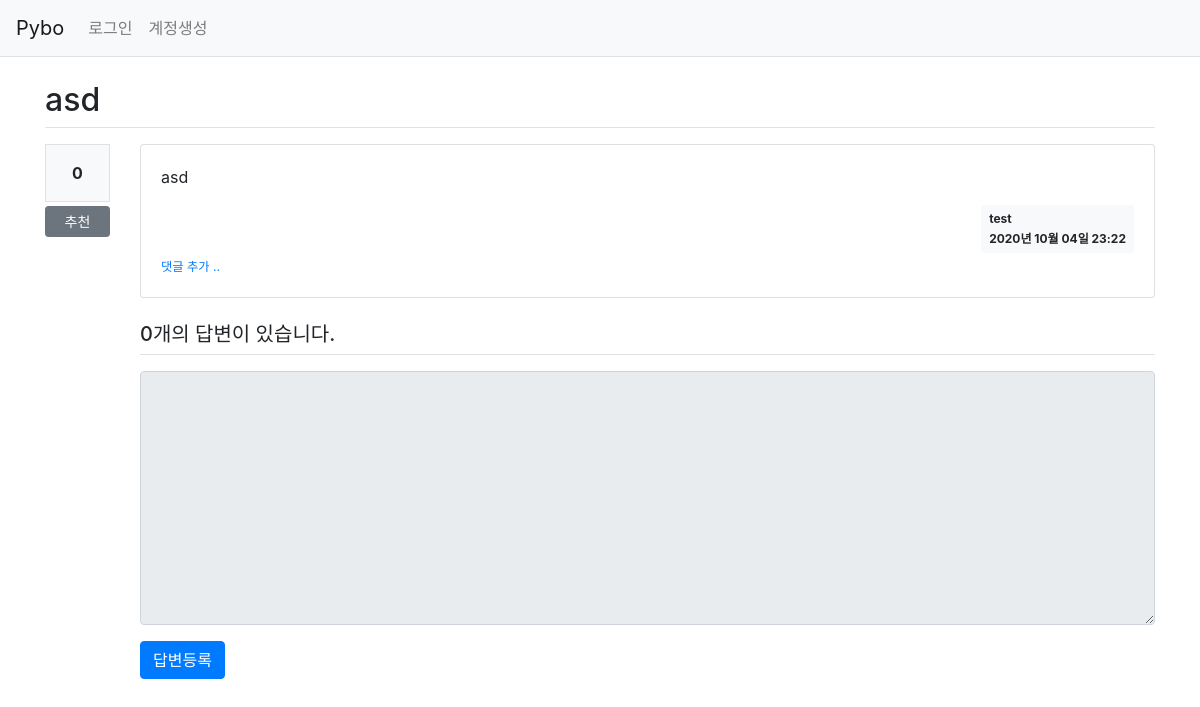
The app's page /question/detail/304/, older data.
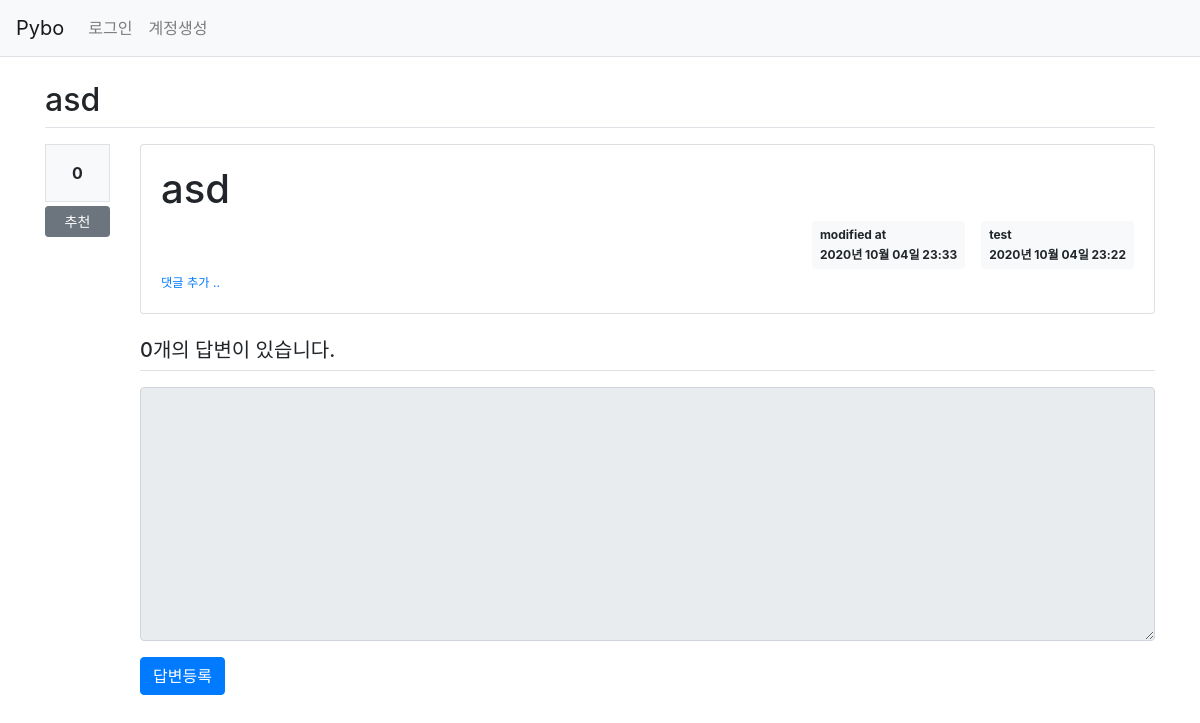
The same page, newer data.
### pybo/models.py (models this page shows)
class Question(db.Model):
    id = db.Column(db.Integer, primary_key=True)
    subject = db.Column(db.String(200), nullable=False)
    content = db.Column(db.Text(), nullable=False)
    create_date = db.Column(db.DateTime(), nullable=False)
    modify_date = db.Column(db.DateTime(), nullable=True)
    voter = db.relationship('User', secondary=question_voter, backref=db.backref('question_voter_set'))
    user_id = db.Column(db.Integer, db.ForeignKey('user.id', ondelete='CASCADE'), nullable=False)
    user = db.relationship('User', backref=db.backref('question_set'))

class User(db.Model):
    id = db.Column(db.Integer, primary_key=True)
    username = db.Column(db.String(150), unique=True, nullable=False)
    password = db.Column(db.String(200), nullable=False)
    email = db.Column(db.String(120), unique=True, nullable=False)

### pybo/views/question_views.py (the view)
@bp.route('/detail/<int:question_id>/')
def detail(question_id):
    form = AnswerForm()
    question = Question.query.get_or_404(question_id)
    return render_template('question/question_detail.html', question=question, form=form)

### pybo/forms.py
class AnswerForm(FlaskForm):
    content = TextAreaField(
        '내용', validators=[DataRequired('Content Required')])

### pybo/filter.py (called while the page is built)
def format_datetime(value, fmt='%Y년 %m월 %d일 %H:%M'):
    return value.strftime(fmt)

### pybo/views/auth_views.py (called while the page is built)
@bp.before_app_request
def load_logged_in_user():
    user_id = session.get('user_id')
    if user_id is None:
        g.user = None
    else:
        g.user = User.query.get(user_id)

### pybo/templates/question/question_detail.html (shortened to what this page needs)
{%extends 'index.html'%}
{%block content%}
<link rel="stylesheet" href="{{ url_for('static', filename='bootstrap.min.css') }}">
<div class="container my-3">
    <h2 class="border-bottom py-2">{{ question.subject }}</h2>
    <div class="row my-3">
        <div class="col-1">
            <div class="bg-light text-center p-3 border font-weight-bolder mb-1">{{ question.voter|length }}</div>
            <a href="#" data-uri="{{ url_for('vote.question', question_id=question.id) }}"
                class="recommend btn btn-sm btn-secondary btn-block my-1">추천</a>
        </div>
        <div class="col-11">
            <div class="card">
                <div class="card-body">
                    <div class="card-text">{{ question.content|markdown }}</div>
                    <div class="d-flex justify-content-end">
                        {% if question.modify_date %}
                        <div class="badge badge-light p-2 text-left mx-3">
                            <div class="mb-2">modified at</div>
                            <div>{{ question.modify_date|datetime }}</div>
                        </div>
                        {% endif %}
                        <div class="badge badge-light p-2 text-left">
                            <div class="mb-2">{{ question.user.username }}</div>
                            <div>{{ question.create_date|datetime }}</div>
                        </div>
                    </div>
                    <div>
                        <a href="{{ url_for('comment.create_question', question_id=question.id) }}"
                            class="small"><small>댓글 추가 ..</small></a>
                    </div>
                </div>
            </div>
            <h5 class="border-bottom my-3 py-2">{{ question.answer_set|length }}개의 답변이 있습니다.</h5>
            <form action="{{ url_for('answer.create', question_id=question.id) }}" method="post" class="my-3">
                <div class="form-group">
                    <textarea {% if not g.user %}disabled{% endif %} name="content" id="content" class="form-control"
                        rows="10"></textarea>
                </div>
                <input type="submit" value="답변등록" class="btn btn-primary">
            </form>
        </div>
        {%endblock%}

### pybo/templates/index.html (shortened to what this page needs)
<!doctype html>
<html lang="en">
<head>
  <link rel="stylesheet" href="https://stackpath.bootstrapcdn.com/bootstrap/4.5.2/css/bootstrap.min.css"
>
  <link rel="stylesheet" href="{{ url_for('static', filename='style.css') }}">
</head>
<body>
  {%include "navbar.html"%}
  {%block content%}
  {%endblock%}
</body>
</html>

### pybo/templates/navbar.html (shortened to what this page needs)
<nav class="navbar navbar-expand-lg navbar-light bg-light border-bottom">
    <a class="navbar-brand" href="{{ url_for('main.index') }}">Pybo</a>
    <div class="collapse navbar-collapse flex-grow-0" id="navbarNav">
        {% if g.user %}
        <ul class="navbar-nav">
            <li class="nav-item ">
                <a class="nav-link" href="{{ url_for('auth.logout') }}">{{ g.user.username }} (로그아웃)</a>
            </li>
        </ul>
        {% else %}
        <ul class="navbar-nav">
            <li class="nav-item ">
                <a class="nav-link" href="{{ url_for('auth.login') }}">로그인</a>
            </li>
            <li class="nav-item ">
                <a class="nav-link" href="{{ url_for('auth.signup') }}">계정생성</a>
            </li>
        </ul>
        {% endif %}
    </div>
</nav>

Row changes from the older to the newer data that the page shows:
changed Question "asd": content "asd" → "# asd" (drawn); modify_date (not shown) → "2020년 10월 04일 23:33"
Text that changed along with them:
text now shown: "modified at"
